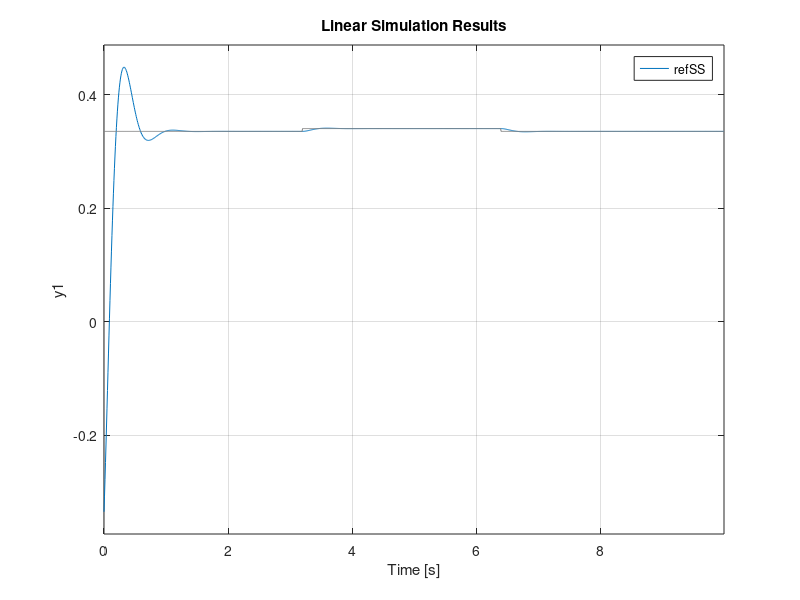

Write the MATLAB code that produced this figure.
DURATION        = 10;
SAMPLING_TIME   = 1/125;
NO_SAMPLES      = DURATION/SAMPLING_TIME;

time    = 0:SAMPLING_TIME:DURATION-SAMPLING_TIME;
% x0      = 0;
x0      = 0.3353;
refSig  = [x0*ones(1,400) (x0+0.005)*ones(1,400) x0*ones(1,450)];

s       = tf('s');
refTF   = 89/(s^2 + 10*s + 89);
refSS   = ss(refTF);
figure; 
lsim(refSS, refSig, time, [0 x0])